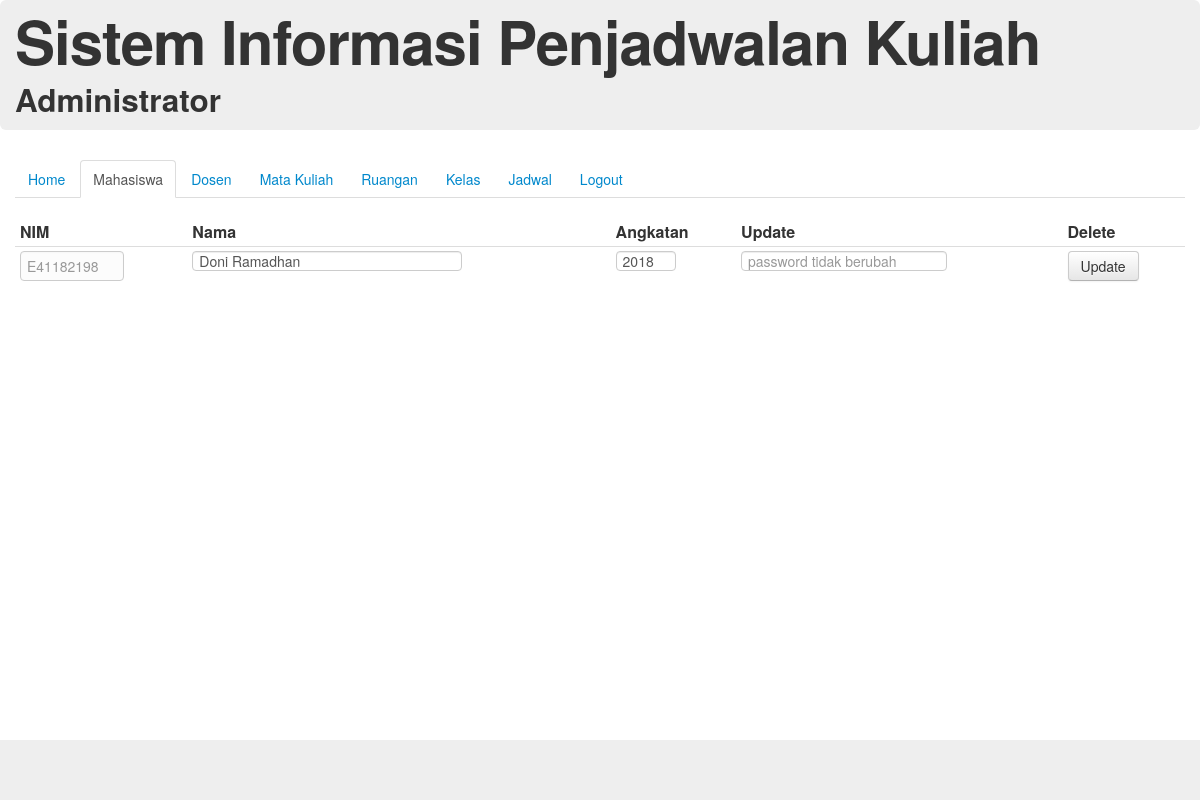
Screenshot of /index.php/adminController/formUpdateMahasiswa/E41182198 with the database file from the repository.
### tables this page shows
CREATE TABLE `mahasiswa` (
  `nim` varchar(9) NOT NULL,
  `nama` varchar(30) NOT NULL,
  `angkatan` int(4) NOT NULL,
  `password` varchar(32) NOT NULL
);

### application/controllers/adminController.php (called while the page is built, shortened)
<?php if ( ! defined('BASEPATH')) exit('No direct script access allowed');
class AdminController extends CI_Controller {
	function formUpdateMahasiswa($nim){
		$data['active'] = "mahasiswa";
		$this->load->model('mahasiswa');
		$data['mahasiswa'] = $this->mahasiswa->get($nim);
		$this->load->view('header');
		$this->load->view('admin/menu',$data);
		$this->load->view('admin/updateMahasiswa', $data);
		$this->load->view('footer');
	}
}

### index.php (called while the page is built, shortened)
<?php
require_once BASEPATH.'core/CodeIgniter.php';

### application/models/mahasiswa.php (called while the page is built, shortened)
<?php
class Mahasiswa extends CI_Model{
	function get($nim){
		$query = $this->db->get_where('mahasiswa', array('nim' => $nim));
		return $query->result();
	}
} ?>

### application/views/admin/updateMahasiswa.php (the view, shortened to what this page needs)
<div id="content">
  <table class="table table-hover table-condensed">
    <thead>
      <tr>
        <th>NIM</th>
        <th>Nama</th>
        <th>Angkatan</th>
        <th>Update</th>
        <th>Delete</th>
      </tr>
    </thead>
    <tbody>
      <form action="<?php echo base_url(); ?>index.php/adminController/updateMahasiswa" method="POST">
        <tr>
          <td><span class="uneditable-input input-small"><?php echo $mahasiswa[0]->nim ?></td>
          <td><input class="input-xlarge" type="text" name="nama" placeholder="nama" maxlength="30" value="<?php echo $mahasiswa[0]->nama ?>"></td>
          <td><input class="input-mini" type="text" name="angkatan" placeholder="angkatan" maxlength="4" value="<?php echo $mahasiswa[0]->angkatan ?>"></td>
          <td><input type="password" name="password" placeholder="password tidak berubah" maxlength="20"></td>
          <td><input class="btn" type="submit" value="Update"></td>
        </tr>
      </form>
    </tbody>
  </table>
</div>

### rows the page displays
mahasiswa: nim "E41182198", nama "Doni Ramadhan", angkatan "2018"
